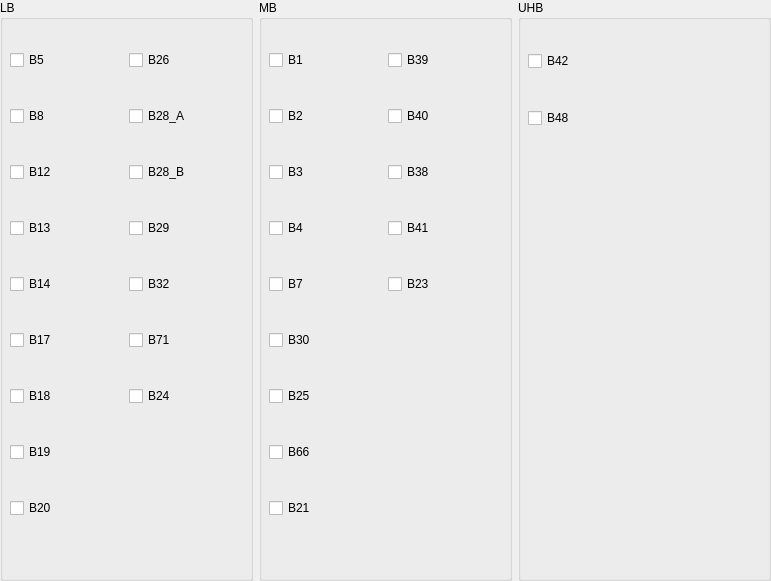
      <widget class="QWidget" name="page_lte">
       <property name="geometry">
        <rect>
         <x>0</x>
         <y>0</y>
         <width>771</width>
         <height>581</height>
        </rect>
       </property>
       <attribute name="label">
        <string>LTE</string>
       </attribute>
       <widget class="QWidget" name="layoutWidget">
        <property name="geometry">
         <rect>
          <x>0</x>
          <y>0</y>
          <width>771</width>
          <height>581</height>
         </rect>
        </property>
        <layout class="QHBoxLayout" name="horizontalLayout_bnads_lte">
         <item>
          <widget class="QGroupBox" name="groupBox_lb_lte">
           <property name="title">
            <string>LB</string>
           </property>
           <widget class="QWidget" name="layoutWidget_31">
            <property name="geometry">
             <rect>
              <x>10</x>
              <y>20</y>
              <width>231</width>
              <height>531</height>
             </rect>
            </property>
            <layout class="QGridLayout" name="gridLayout_lb_lte">
             <item row="0" column="0">
              <widget class="QCheckBox" name="b5_lte">
               <property name="text">
                <string>B5</string>
               </property>
              </widget>
             </item>
             <item row="0" column="1">
              <widget class="QCheckBox" name="b26_lte">
               <property name="text">
                <string>B26</string>
               </property>
              </widget>
             </item>
             <item row="1" column="0">
              <widget class="QCheckBox" name="b8_lte">
               <property name="text">
                <string>B8</string>
               </property>
              </widget>
             </item>
             <item row="1" column="1">
              <widget class="QCheckBox" name="b28_a_lte">
               <property name="enabled">
                <bool>true</bool>
               </property>
               <property name="statusTip">
                <string/>
               </property>
               <property name="text">
                <string>B28_A</string>
               </property>
               <property name="checkable">
                <bool>true</bool>
               </property>
               <property name="checked">
                <bool>false</bool>
               </property>
              </widget>
             </item>
             <item row="2" column="0">
              <widget class="QCheckBox" name="b12_lte">
               <property name="text">
                <string>B12</string>
               </property>
              </widget>
             </item>
             <item row="2" column="1">
              <widget class="QCheckBox" name="b28_b_lte">
               <property name="text">
                <string>B28_B</string>
               </property>
               <property name="checked">
                <bool>false</bool>
               </property>
              </widget>
             </item>
             <item row="3" column="0">
              <widget class="QCheckBox" name="b13_lte">
               <property name="text">
                <string>B13</string>
               </property>
              </widget>
             </item>
             <item row="3" column="1">
              <widget class="QCheckBox" name="b29_lte">
               <property name="text">
                <string>B29</string>
               </property>
              </widget>
             </item>
             <item row="4" column="0">
              <widget class="QCheckBox" name="b14_lte">
               <property name="text">
                <string>B14</string>
               </property>
              </widget>
             </item>
             <item row="4" column="1">
              <widget class="QCheckBox" name="b32_lte">
               <property name="text">
                <string>B32</string>
               </property>
              </widget>
             </item>
             <item row="5" column="0">
              <widget class="QCheckBox" name="b17_lte">
               <property name="text">
                <string>B17</string>
               </property>
              </widget>
             </item>
             <item row="5" column="1">
              <widget class="QCheckBox" name="b71_lte">
               <property name="text">
                <string>B71</string>
               </property>
              </widget>
             </item>
             <item row="6" column="0">
              <widget class="QCheckBox" name="b18_lte">
               <property name="text">
                <string>B18</string>
               </property>
              </widget>
             </item>
             <item row="7" column="0">
              <widget class="QCheckBox" name="b19_lte">
               <property name="text">
                <string>B19</string>
               </property>
              </widget>
             </item>
             <item row="8" column="0">
              <widget class="QCheckBox" name="b20_lte">
               <property name="text">
                <string>B20</string>
               </property>
              </widget>
             </item>
             <item row="6" column="1">
              <widget class="QCheckBox" name="b24_lte">
               <property name="text">
                <string>B24</string>
               </property>
              </widget>
             </item>
            </layout>
           </widget>
          </widget>
         </item>
         <item>
          <widget class="QGroupBox" name="groupBox_mb_lte">
           <property name="title">
            <string>MB</string>
           </property>
           <widget class="QWidget" name="layoutWidget_4">
            <property name="geometry">
             <rect>
              <x>10</x>
              <y>20</y>
              <width>231</width>
              <height>531</height>
             </rect>
            </property>
            <layout class="QGridLayout" name="gridLayout_mb_lte">
             <item row="2" column="1">
              <widget class="QCheckBox" name="b38_lte">
               <property name="text">
                <string>B38</string>
               </property>
              </widget>
             </item>
             <item row="0" column="1">
              <widget class="QCheckBox" name="b39_lte">
               <property name="enabled">
                <bool>true</bool>
               </property>
               <property name="statusTip">
                <string/>
               </property>
               <property name="text">
                <string>B39</string>
               </property>
               <property name="checkable">
                <bool>true</bool>
               </property>
               <property name="checked">
                <bool>false</bool>
               </property>
              </widget>
             </item>
             <item row="7" column="0">
              <widget class="QCheckBox" name="b66_lte">
               <property name="text">
                <string>B66</string>
               </property>
              </widget>
             </item>
             <item row="8" column="0">
              <widget class="QCheckBox" name="b21_lte">
               <property name="text">
                <string>B21</string>
               </property>
              </widget>
             </item>
             <item row="4" column="0">
              <widget class="QCheckBox" name="b7_lte">
               <property name="text">
                <string>B7</string>
               </property>
              </widget>
             </item>
             <item row="6" column="0">
              <widget class="QCheckBox" name="b25_lte">
               <property name="text">
                <string>B25</string>
               </property>
              </widget>
             </item>
             <item row="0" column="0">
              <widget class="QCheckBox" name="b1_lte">
               <property name="text">
                <string>B1</string>
               </property>
              </widget>
             </item>
             <item row="1" column="0">
              <widget class="QCheckBox" name="b2_lte">
               <property name="text">
                <string>B2</string>
               </property>
              </widget>
             </item>
             <item row="1" column="1">
              <widget class="QCheckBox" name="b40_lte">
               <property name="text">
                <string>B40</string>
               </property>
               <property name="checked">
                <bool>false</bool>
               </property>
              </widget>
             </item>
             <item row="3" column="1">
              <widget class="QCheckBox" name="b41_lte">
               <property name="text">
                <string>B41</string>
               </property>
              </widget>
             </item>
             <item row="5" column="0">
              <widget class="QCheckBox" name="b30_lte">
               <property name="text">
                <string>B30</string>
               </property>
              </widget>
             </item>
             <item row="2" column="0">
              <widget class="QCheckBox" name="b3_lte">
               <property name="text">
                <string>B3</string>
               </property>
              </widget>
             </item>
             <item row="4" column="1">
              <widget class="QCheckBox" name="b23_lte">
               <property name="text">
                <string>B23</string>
               </property>
              </widget>
             </item>
             <item row="3" column="0">
              <widget class="QCheckBox" name="b4_lte">
               <property name="text">
                <string>B4</string>
               </property>
              </widget>
             </item>
            </layout>
           </widget>
          </widget>
         </item>
         <item>
          <widget class="QGroupBox" name="groupBox_uhb_lte">
           <property name="title">
            <string>UHB</string>
           </property>
           <widget class="QWidget" name="layoutWidget_5">
            <property name="geometry">
             <rect>
              <x>10</x>
              <y>20</y>
              <width>231</width>
              <height>141</height>
             </rect>
            </property>
            <layout class="QGridLayout" name="gridLayout_uhb_lte">
             <item row="1" column="0">
              <widget class="QCheckBox" name="b48_lte">
               <property name="text">
                <string>B48</string>
               </property>
              </widget>
             </item>
             <item row="0" column="0">
              <widget class="QCheckBox" name="b42_lte">
               <property name="text">
                <string>B42</string>
               </property>
              </widget>
             </item>
            </layout>
           </widget>
          </widget>
         </item>
        </layout>
       </widget>
      </widget>
